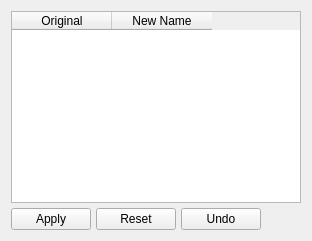
       <widget class="QWidget" name="tabRenameColumns">
        <attribute name="title">
         <string>Rename Columns</string>
        </attribute>
        <layout class="QVBoxLayout" name="layoutRenameColumns">
         <property name="spacing">
          <number>5</number>
         </property>
         <item>
          <widget class="QTableWidget" name="tableRenameColumns">
           <property name="alternatingRowColors">
            <bool>true</bool>
           </property>
           <property name="rowCount">
            <number>0</number>
           </property>
           <property name="columnCount">
            <number>2</number>
           </property>
           <column>
            <property name="text">
             <string>Original</string>
            </property>
           </column>
           <column>
            <property name="text">
             <string>New Name</string>
            </property>
           </column>
          </widget>
         </item>
         <item>
          <layout class="QHBoxLayout" name="layoutRenameButtons">
           <item>
            <widget class="QPushButton" name="btnApplyRename">
             <property name="text">
              <string>Apply</string>
             </property>
            </widget>
           </item>
           <item>
            <widget class="QPushButton" name="btnResetRename">
             <property name="text">
              <string>Reset</string>
             </property>
            </widget>
           </item>
           <item>
            <widget class="QPushButton" name="btnUndoRename">
             <property name="text">
              <string>Undo</string>
             </property>
            </widget>
           </item>
           <item>
            <spacer name="spacerRename">
             <property name="orientation">
              <enum>Qt::Horizontal</enum>
             </property>
             <property name="sizeHint" stdset="0">
              <size>
               <width>40</width>
               <height>20</height>
              </size>
             </property>
            </spacer>
           </item>
          </layout>
         </item>
        </layout>
       </widget>
